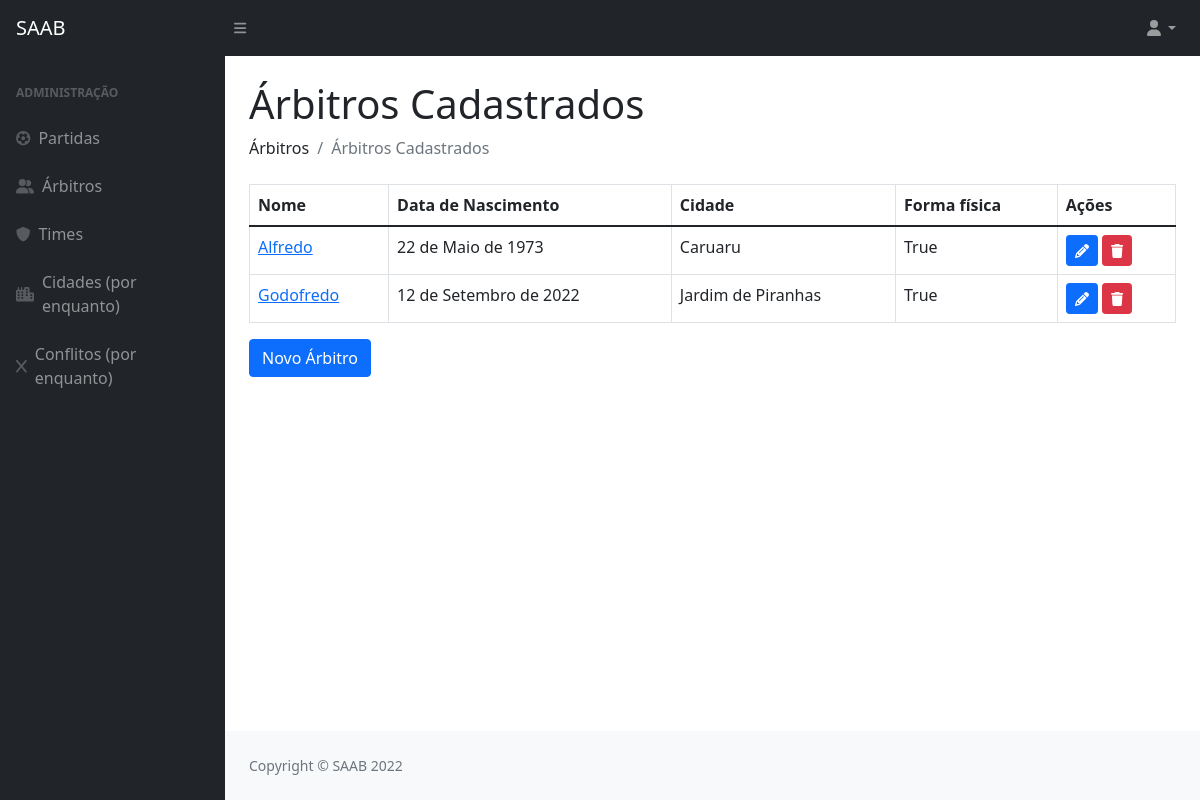
Page /arbitros/ on the earlier database version.
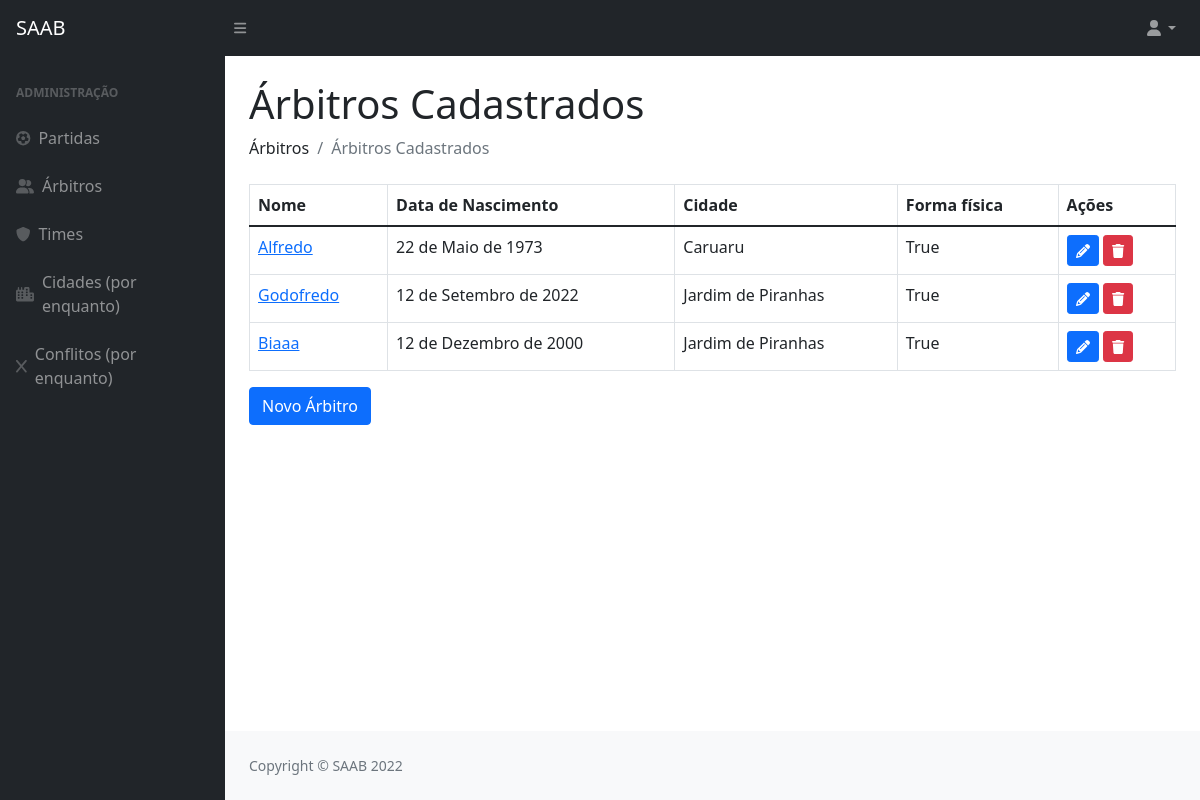
Same page on the later database version.
### privado/models.py (models this page shows, shortened)
class Arbitro(models.Model):
    codigo = models.AutoField(primary_key=True)
    datanasc = models.DateField()
    cidade = models.ForeignKey(Cidade, on_delete=models.CASCADE)
    nome = models.CharField(max_length=100)
    formafisica = models.BooleanField()

class Cidade(models.Model):
    codigo = models.AutoField(primary_key=True)
    nome = models.CharField(max_length=100)
    def __str__(self):
        return (self.nome)

### privado/views.py (the view)
# urls.py: path('arbitros/', arbitros, name="url_arbitros"),
def arbitros(request):
    arbt = Arbitro.objects.all()
    pacote = {"arbitros": arbt, "editArbitro": 123}
    return render(request, "SAAB/arbitros.html", pacote)

### privado/templates/SAAB/arbitros.html (shortened to what this page needs)
{% extends 'SAAB/layout.html' %}
{% block conteudo %}
{% load static %}
{% load crispy_forms_tags %}
<!DOCTYPE html>
<html>
    <head>
    </head>
    <body>
        <h1 class="mt-4">Árbitros Cadastrados</h1>
        <ol class="breadcrumb mb-4">
            <li class="breadcrumb-item">Árbitros</li>
            <li class="breadcrumb-item active">Árbitros Cadastrados</li>
        </ol>
        <table class="table table-bordered">
            <thead>
                <tr>
                    <th>Nome</th>
                    <th>Data de Nascimento</th>
                    <th>Cidade</th>
                    <th>Forma física</th>
                    <th>Ações</th>
                </tr>
            </thead>
            {% for i in arbitros %}
                <tr>
                    <td><a href="{% url 'url_detalhamentoArbitro' i.codigo %}">{{ i.nome }}</a></td>
                    <td>{{ i.datanasc }}</td>
                    <td>{{ i.cidade }}</td>
                    <td>{{ i.formafisica }}</td>
                    <td>
                        <a href="{% url 'url_updateArbitro' i.codigo %}"><button class="btn btn-primary btn-sm"><i class="fas fa-pencil"></i></button></a>
                        <a href="{% url 'url_deleteArbitro' i.codigo %}"><button class="btn btn-danger btn-sm"><i class="fas fa-trash"></i></button></a>
                    </td>
                </tr>
            {% endfor %}
        </table>
        <a href="{% url 'url_formArbitro' %}"><button  class="btn btn-primary">Novo Árbitro</button></a>
    </body>
</html>
{% endblock %}

Differences in the rows shown:
added Arbitro: nome "Biaaa", datanasc "12 de Dezembro de 2000", cidade "Jardim de Piranhas", formafisica "True"
